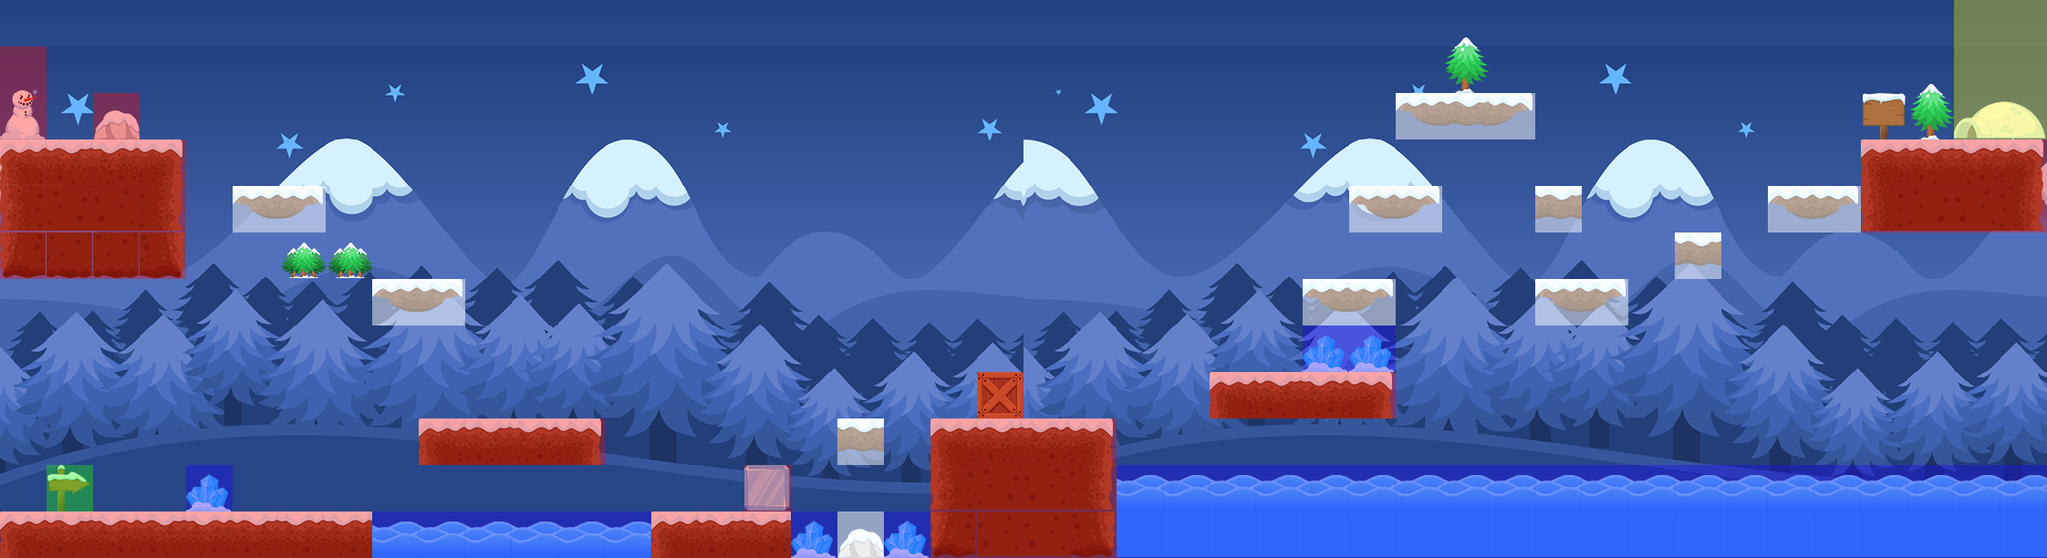

Below is a game level as drawn by its tile map, then a one-line description and the .tmx that defines it (tile-layer data replaced by summaries):
An orthogonal 44x12 tile map with 51x51 px tiles, 3 tile layers (Background, Foreground, Collisions), 2 tilesets.

<map version="1.5" tiledversion="1.7.2" orientation="orthogonal" renderorder="right-down" width="44" height="12" tilewidth="51" tileheight="51" infinite="0" nextlayerid="5" nextobjectid="1">
 <tileset firstgid="1" name="hanging_tile" tilewidth="51" tileheight="51" spacing="1" margin="1" tilecount="286" columns="22">
  <image source="hanging_tile.png" width="1194" height="695" />
 </tileset>
 <tileset firstgid="287" name="colliders" tilewidth="51" tileheight="51" tilecount="5" columns="5">
  <image source="colliders.png" width="255" height="51" />
 </tileset>
 <layer id="1" name="Background" width="44" height="12">
  <properties>
   <property name="draw" type="int" value="1" />
  </properties>
  <data>[528 cells, 528 non-empty, 242 distinct tile ids]</data>
 </layer>
 <layer id="3" name="Foreground" width="44" height="12">
  <properties>
   <property name="draw" type="int" value="1" />
  </properties>
  <data>[528 cells, 192 non-empty, 34 distinct tile ids]</data>
 </layer>
 <layer id="4" name="Collisions" width="44" height="12">
  <properties>
   <property name="draw" type="int" value="0" />
  </properties>
  <data>[528 cells, 138 non-empty, 7 distinct tile ids]</data>
 </layer>
</map>